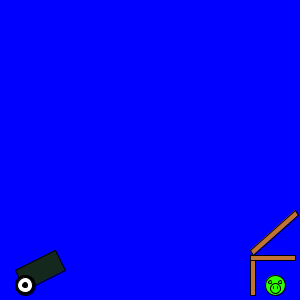
Frame 1 (no input)
Frame 60 (the mouse pressed at the canvas centre just before this capture): identical to frame 1, image omitted
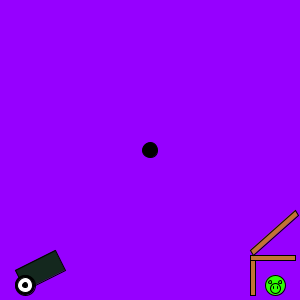
Frame 120 (the mouse held since frame 60 and released just before this capture)

The Processing sketch that drew these frames (run headless with seeded random() and noise(); from frame 60 on, the mouse is pressed at the canvas centre):

// Processing sketch: processing_36409
// ── processing_36409.pde

void setup() {
  size(300, 300);
  colorMode(RGB);
}

void draw() {
  smooth();
  background(mouseX, 0, 255, 0);
  //makes the cannon ball come out whenever the mouse is after the cannon
  if (mouseX>55) {
    fill(0);
    ellipse(mouseX, mouseY, 15, 15);
  }
  //this if statement makes the hut exploed whenever the mouse is touching the hut
  if (mouseY < 200) {
    //cannon
    fill(20, 40, 30);
    quad(15, 270, 55, 250, 65, 270, 25, 290);
    fill(0);
    ellipse(25, 285, 20, 20);
    fill(255);
    ellipse(25, 285, 15, 15);
    fill(0);
    ellipse(25, 285, 5, 5);
    //pig
    fill(45, 255, 0);
    ellipse(275, 285, 20, 20);
    ellipse(270, 282, 3, 3);
    ellipse(280, 282, 3, 3);
    ellipse(275, 288, 10, 10);
    line(273, 286, 273, 288);
    line(277, 286, 277, 288);
    //hut
    fill(193, 115, 51);
    rectMode(CORNERS);
    rect(250, 260, 255, 295);
    rect(250, 255, 295, 260);
    quad(250, 250, 295, 210, 298, 215, 253, 255);
  } 
  else {
    //cannon
    fill(20, 40, 30);
    quad(15, 270, 55, 250, 65, 270, 25, 290);
    //pig
    fill(0);
    ellipse(25, 285, 20, 20);
    fill(255);
    ellipse(25, 285, 15, 15);
    fill(0);
    ellipse(25, 285, 5, 5);

    if (mouseX<250) {
      //pig
      fill(45, 255, 0);
      ellipse(275, 285, 20, 20);
      ellipse(270, 282, 3, 3);
      ellipse(280, 282, 3, 3);
      ellipse(275, 288, 10, 10);
      line(273, 286, 273, 288);
      line(277, 286, 277, 288);
      //hut
      fill(193, 115, 51);
      rectMode(CORNERS);
      rect(250, 260, 255, 295);
      rect(250, 255, 295, 260);
      quad(250, 250, 295, 210, 298, 215, 253, 255);
    }

    else {
      //exploded hut
      fill(193, 115, 51);
      rectMode(CORNERS);
      rect(225, 290, 260, 295);
      quad(253, 285, 287, 275, 289, 280, 255, 290);
      quad(267, 285, 296, 254, 300, 257, 270, 289);
      //squished pig
      fill(45, 255, 0);
      ellipse(280, 293, 30, 12);
      ellipse(280, 295, 20, 5);
      line(275, 293, 275, 296);
      line(285, 293, 285, 296);
      line(277, 290, 277, 292);
      line(283, 290, 283, 292);
    }//closes the if statement for the exploded hut
  }//closes the if statement for the cannon ball rang for hitting the hut
}
